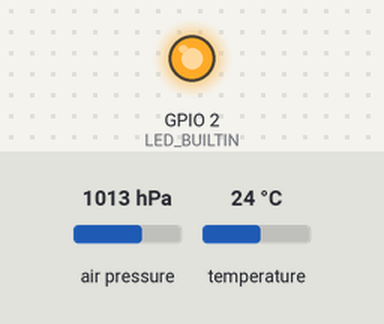
A sketch run on a simulated ESP8266 (NodeMCU). Parts: output pins drawn as LEDs (lit = HIGH, except the on-board LED, lit = LOW). Inputs (shaded band) come from the test bench; at power-on: air pressure 1013 hPa, temperature 24 °C. WiFi joins after 1.5 s; servers stay silent unless stated; uploads are accepted with an empty reply; what the sketch prints to the serial monitor is not drawn.

Above: at 1.55 s.
At 6.7 s:
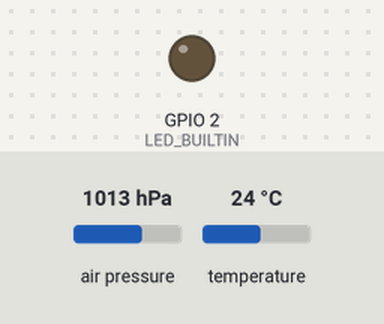
Timing chart, 0 to 14.9 s (numbered marks = the images above):
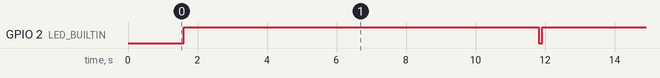

Measured:
- by itself, GPIO 2 (LED_BUILTIN): alternates HIGH for 10.2 s and LOW for 0.10 s

The sketch:

discord.ino
```cpp
#include <Wire.h>
#include <SPI.h>
#include <Adafruit_BMP280.h>
#include "Discord.h"

#define BMP280_ADDRESS 0x76
Adafruit_BMP280 bmp;

float Temperature, Pressure, Altitude;

void setup() {
  Serial.begin(115200);
  pinMode(LED_BUILTIN, OUTPUT);

  unsigned status;
  status = bmp.begin(BMP280_ADDRESS);
  if(!status) {
    Serial.println("No BMP280 sensor found");
  }
  connect_WIFI();
  bmp.setSampling(Adafruit_BMP280::MODE_NORMAL,     /* Operating Mode. */
                  Adafruit_BMP280::SAMPLING_X2,     /* Temp. oversampling */
                  Adafruit_BMP280::SAMPLING_X16,    /* Pressure oversampling */
                  Adafruit_BMP280::FILTER_X16,      /* Filtering. */
                  Adafruit_BMP280::STANDBY_MS_500); /* Standby time. */
}

void loop() {
  Temperature = bmp.readTemperature();
  Pressure =  bmp.readPressure();
  Altitude = bmp.readAltitude(1013.25);
  digitalWrite(LED_BUILTIN, LOW);
  delay(100);
  digitalWrite(LED_BUILTIN, HIGH);
  Send_MSG("Temperature: " + String(Temperature) + "*C Pressure: " + String(Pressure) + "Pa Altitude: " + String(Altitude) + "m");
  delay(10000);

}
```

Discord.h
```cpp
#include <ESP8266WiFi.h>
#include <ESP8266HTTPClient.h>
#include <WiFiClientSecure.h>
#include "SECRET.h"


WiFiClientSecure client;
const char *ssid = SSID;
const char *password = PASSWORD;
const String api_key = API_KEY;

void connect_WIFI() {
    WiFi.begin(ssid, password);
    WiFi.mode(WIFI_STA);
    client.setInsecure();
    Serial.print("Connecting to ");
    Serial.println(ssid);
    while(WiFi.status() != WL_CONNECTED) {
        Serial.print(".");
        delay(100);
    }
    Serial.println();
    Serial.print("WIFI Connected");
}

void Send_MSG(String data) {
    HTTPClient https;
    Serial.println("[HTTP] Connecting to Discord...");
    Serial.println("[HTTP] Message: " + data);


    if (https.begin(client, api_key)) {  // HTTPS
    // start connection and send HTTP header
    https.addHeader("Content-Type", "application/json");
    int httpCode = https.POST("{\"content\":\"" + data + "\",\"tts\":false}");

    // httpCode will be negative on error
    if (httpCode > 0) {
      // HTTP header has been send and Server response header has been handled
      Serial.print("[HTTP] Status code: ");
      Serial.println(httpCode);

      // file found at server
        if (httpCode == HTTP_CODE_OK || httpCode == HTTP_CODE_MOVED_PERMANENTLY) {
            String payload = https.getString();
            Serial.print("[HTTP] Response: ");
            Serial.println(payload);
        }

        } else {
            Serial.print("[HTTP] Post... failed, error: ");
            Serial.println(https.errorToString(httpCode).c_str());
        }

        https.end();
    } else {
        Serial.printf("[HTTP] Unable to connect\n");
    }
}
```

SECRET.h
```cpp
#define SSID "METECH";
#define PASSWORD "METECH@20";
#define API_KEY "https://discord.com/api/webhooks/1029072075228446912/3Wtbh5-v51QRl72YbvO3fzRiyeIBo4fNdKExEbXnQV_pYWI0DfJUW2_0RQNg6SnZoJB3";
```
